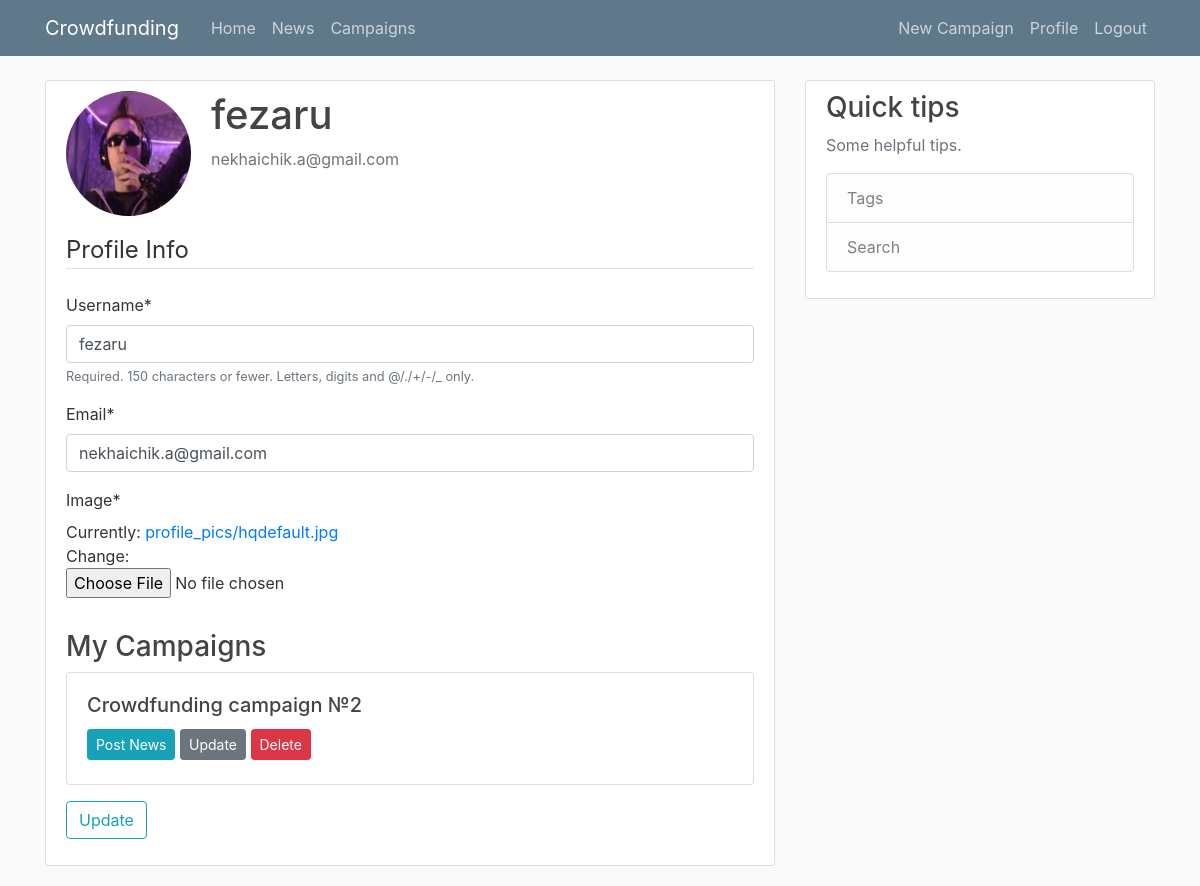
/profile/ (signed in), run on an earlier commit of the app's database.
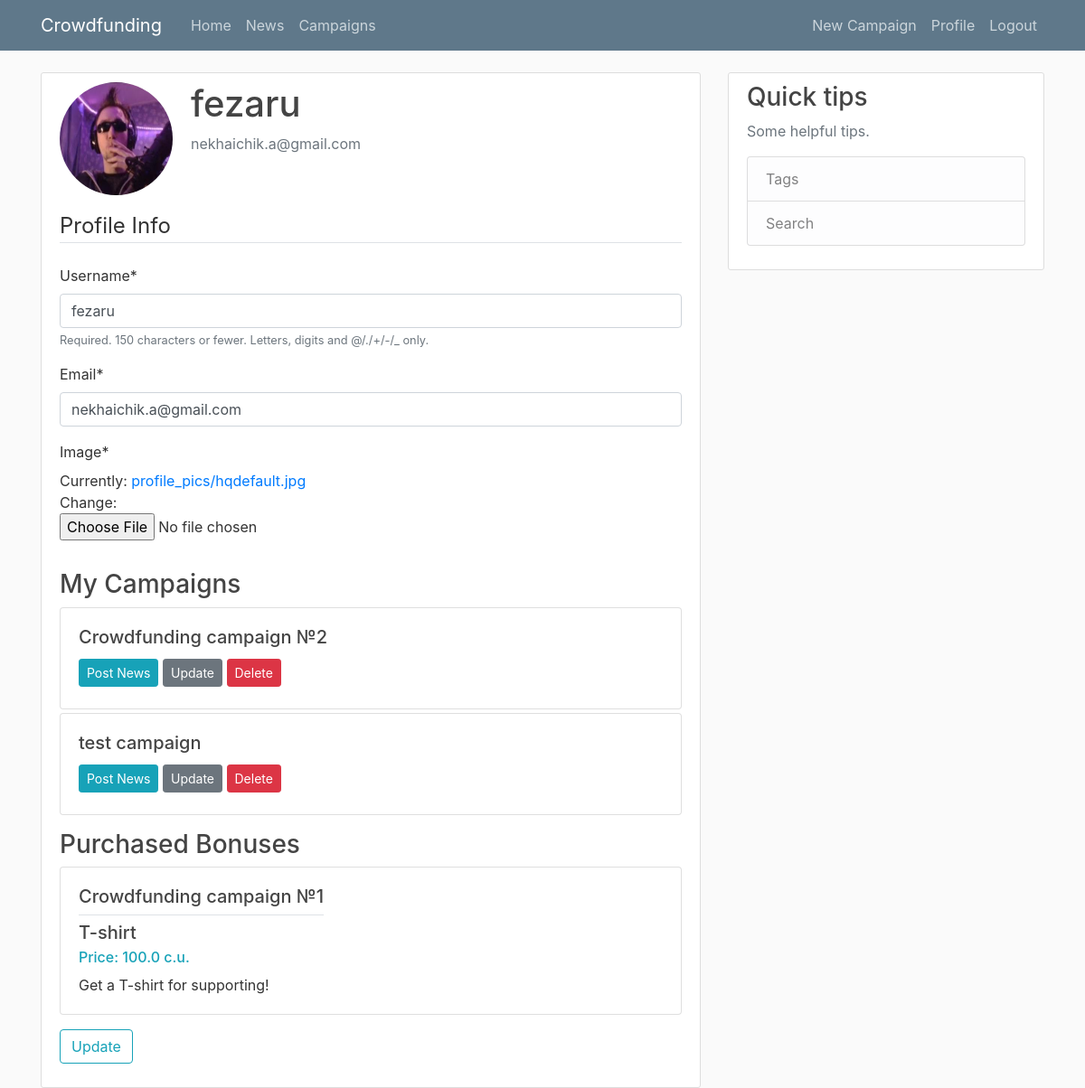
And on a later commit of the database.
### users/models.py (models this page shows, shortened)
class Profile(models.Model):
    user = models.OneToOneField(User, on_delete=models.CASCADE)
    image = models.ImageField(default='default.jpg', upload_to='profile_pics')

### campaigns/models.py (models this page shows, shortened)
class Campaign(models.Model):
    name = models.CharField(max_length=255, unique=True)
    description = models.TextField()
    theme = models.CharField(max_length=255, choices=CAMPAIGN_THEME_CHOICES, default='all')
    tags = models.CharField(max_length=255)
    video_URL = models.CharField(max_length=255)
    target_money = models.IntegerField()
    created_date = models.DateTimeField(default=timezone.now)
    end_date = models.DateTimeField(default=timezone.now)
    owner = models.ForeignKey(User, on_delete=models.CASCADE)

class UserBonus(models.Model):
    user = models.ForeignKey(User, on_delete=models.CASCADE)
    bonus = models.ForeignKey(Bonus, on_delete=models.CASCADE)

class Bonus(models.Model):
    name = models.CharField(max_length=255)
    price = models.FloatField()
    description = models.TextField()
    campaign = models.ForeignKey(Campaign, on_delete=models.CASCADE, related_name="bonuses")

### users/views.py (the view)
# urls.py: path('profile/', user_views.profile, name='profile'),
@login_required()
def profile(request):
    if request.method == 'POST':
        u_form = UserUpdateForm(request.POST, instance=request.user)
        p_form = ProfileUpdateForm(request.POST, request.FILES, instance=request.user.profile)
        if u_form.is_valid() and p_form.is_valid():
            u_form.save()
            p_form.save()
            messages.success(request, f'Your account has been updated')
            return redirect('profile')
    else:
        u_form = UserUpdateForm(instance=request.user)
        p_form = ProfileUpdateForm(instance=request.user.profile)
    bonuses = UserBonus.objects.filter(user=request.user)
    campaigns = Campaign.objects.filter(owner=request.user)
    context = {
        'u_form': u_form,
        'p_form': p_form,
        'bonuses': bonuses,
        'campaigns': campaigns,
    }
    return render(request, 'users/profile.html', context)

### users/forms.py
class UserUpdateForm(forms.ModelForm):
    email = forms.EmailField()
    class Meta:
        model = User
        fields = ['username', 'email']

class ProfileUpdateForm(forms.ModelForm):
    class Meta:
        model = Profile
        fields = ['image']

### users/templates/users/profile.html (shortened to what this page needs)
{% extends "campaigns/base.html" %}
{% load crispy_forms_tags %}
{% block content %}
    <div class="content-section">
      <div class="media">
        <img class="rounded-circle account-img" src="{{ user.profile.image.url }}">
        <div class="media-body">
          <h2 class="account-heading">{{ user.username }}</h2>
          <p class="text-secondary">{{ user.email }}</p>
        </div>
      </div>
      <form method="POST" enctype="multipart/form-data">
        <fieldset class="form-group">
            <legend class="border-bottom mb-4">Profile Info</legend>
            {{ u_form|crispy }}
            {{ p_form|crispy }}
        </fieldset>
        {% if user.campaign_set.count > 0 %}
          <h3 class="article-title">My Campaigns</h3>
          <div class="mb-3">
            {% for campaign in campaigns %}
              <div class="card mb-1">
                <div class="card-body">
                    <h5><a class="article-title" href="{% url 'campaigns-detail' campaign.id %}">{{ campaign.name }}</a></h5>
                    <div>
                    <a href="{% url 'news-create' campaign.id %}" class="btn btn-info btn-sm mt-1 mb-1">Post News</a>
                    <a href="{% url 'campaigns-update' campaign.id %}" class="btn btn-secondary btn-sm mt-1 mb-1">Update</a>
                    <a href="{% url 'campaigns-delete' campaign.id %}" class="btn btn-danger btn-sm mt-1 mb-1">Delete</a>
                  </div>
                </div>
              </div>
            {% endfor %}
          </div>
        {% endif %}
        {% if bonuses.count > 0 %}
          <h3 class="article-title">Purchased Bonuses</h3>
          <div class="mb-3">
            {% for item in bonuses %}
              <div class="card mb-1">
                <div class="card-body">
                  <h5><a class="article-title border-bottom pb-2" href="{% url 'campaigns-detail' item.bonus.campaign.id %}">{{ item.bonus.campaign.name }}</a></h5>
                  <h5 class="card-title pt-2">{{ item.bonus.name }}</h5>
                  <h6 class="card-subtitle mb-2 text-info">Price: {{ item.bonus.price }} c.u.</h6>
                  <p class="card-text">{{ item.bonus.description }}</p>
                </div>
              </div>
            {% endfor %}
          </div>
        {% endif %}
        <div class="form-group">
            <button class="btn btn-outline-info" type="submit">Update</button>
        </div>
      </form>
    </div>
{% endblock content %}

### campaigns/templates/campaigns/base.html (shortened to what this page needs)
{% load static %}
<!DOCTYPE html>
<html>
<head>
    <link rel="stylesheet" href="https://stackpath.bootstrapcdn.com/bootstrap/4.3.1/css/bootstrap.min.css"
>
    <link rel="stylesheet" type="text/css" href="{% static 'campaigns/main.css' %}">
    <link rel="stylesheet" href="https://cdnjs.cloudflare.com/ajax/libs/simplelightbox/2.7.0/simple-lightbox.css"
/>
</head>
<body>
<header class="site-header">
    <nav class="navbar navbar-expand-md navbar-dark bg-steel fixed-top">
        <div class="container">
            <a class="navbar-brand mr-4" href="{% url 'campaigns-home' %}">Crowdfunding</a>
            <div class="collapse navbar-collapse" id="navbarToggle">
                <div class="navbar-nav mr-auto">
                    <a class="nav-item nav-link" href="{% url 'campaigns-home' %}">Home</a>
                    <a class="nav-item nav-link" href="{% url 'campaigns-home' %}">News</a>
                    <a class="nav-item nav-link" href="{% url 'campaigns-list' %}">Campaigns</a>
                </div>
                <div class="navbar-nav">
                    {% if user.is_authenticated %}
                    <a class="nav-item nav-link" href="{% url 'campaigns-create' %}">New Campaign</a>
                    <a class="nav-item nav-link" href="{% url 'profile' %}">Profile</a>
                    <a class="nav-item nav-link" href="{% url 'logout' %}">Logout</a>
                    {% else %}
                    <a class="nav-item nav-link" href="{% url 'login' %}">Login</a>
                    <a class="nav-item nav-link" href="{% url 'register' %}">Register</a>
                    {% endif %}
                </div>
            </div>
        </div>
    </nav>
</header>
<main role="main" class="container">
    <div class="row">
        <div class="col-md-8">
            {% block content %}{% endblock content%}
        </div>
        <div class="col-md-4">
            <div class="content-section">
                <h3>Quick tips</h3>
                <p class='text-muted'>Some helpful tips.
                <ul class="list-group">
                    <li class="list-group-item list-group-item-light">Tags</li>
                    <li class="list-group-item list-group-item-light">Search</li>
                </ul>
                </p>
            </div>
        </div>
    </div>
</main>
</body>
</html>

### campaigns/static/campaigns/main.css (style rules this page uses)
body { background: #fafafa; color: #333333; margin-top: 5rem; }
h1, h2, h3, h4, h5, h6 { color: #444444; }
ul { margin: 0; }
.bg-steel { background-color: #5f788a; }
.site-header .navbar-nav .nav-link { color: #cbd5db; }
.content-section { background: #ffffff; padding: 10px 20px; border: 1px solid #dddddd; border-radius: 3px; margin-bottom: 20px; }
.article-title { color: #444444; }
.account-img { height: 125px; width: 125px; margin-right: 20px; margin-bottom: 16px; }
.account-heading { font-size: 2.5rem; }

What changed in the data, as far as the page shows it:
added Campaign: name "test campaign"
added UserBonus: bonus.campaign.name "Crowdfunding campaign №1", bonus.name "T-shirt", bonus.price "100.0", bonus.description "Get a T-shirt for supporting!"
Also different on the page:
text now shown: "Purchased Bonuses"
